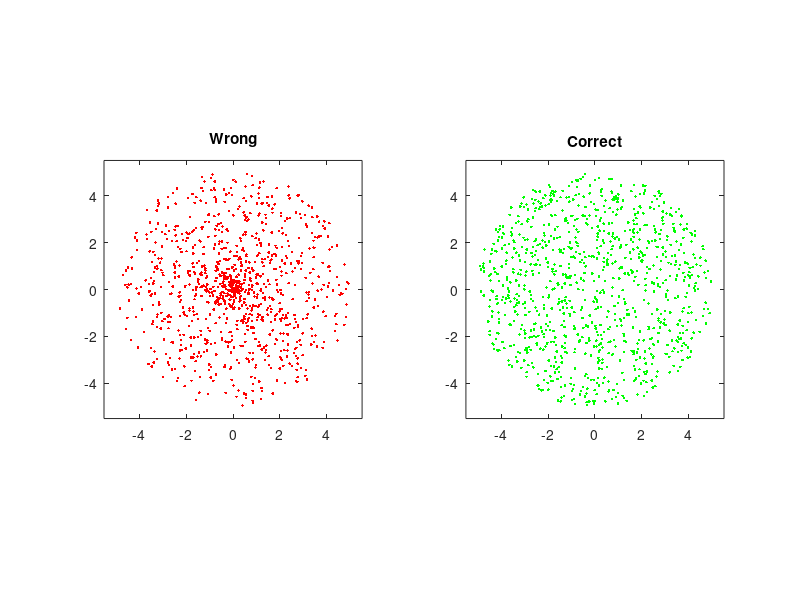

Source code (MATLAB):
%% Randomly Generate points in a circle with radius R

%% Init
clear all
close all
clc

Nmax=1000;
R=5;

for n=1:Nmax
    
    %wrong method
    r1(n)=R*rand(1,1);
    theta1(n)=2*pi*rand(1,1);
    
    % right method
    % pdf_r(r)=(2/R^2) * r
    % cumulative pdf_r is F_r = (2/R^2)* (r^2)/2
    % inverse cumulative pdf is r = R*sqrt(F_r)
    % so we generate the correct r as
    r2(n) = R*sqrt(rand(1,1));
    % and theta as before:
    theta2(n)=2*pi*rand(1,1);
   
    % convert to cartesian
    x1(n)=r1(n)*cos(theta1(n));
    y1(n)=r1(n)*sin(theta1(n));
    x2(n)=r2(n)*cos(theta2(n));
    y2(n)=r2(n)*sin(theta2(n));
end

subplot(1,2,1)
plot(x1,y1,'r.')
axis([-1.1*R 1.1*R -1.1*R 1.1*R])
axis square
title('Wrong')
subplot(1,2,2)
plot(x2,y2,'g.')
axis([-1.1*R 1.1*R -1.1*R 1.1*R])
axis square
title('Correct')